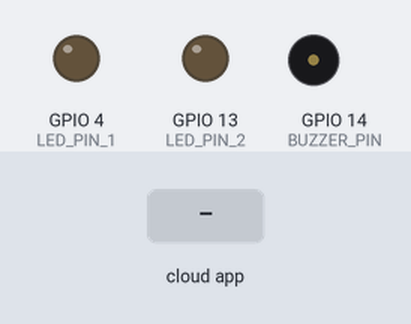
This sketch was run on a simulated ESP8266 (NodeMCU). On the bench: output pins drawn as LEDs (lit = HIGH), buzzer (waves = sounding, pin HIGH). The test bench sets the inputs (shaded band). WiFi joins after 1.5 s; servers stay silent unless stated; the Firebase database answers and starts empty; what the sketch prints to the serial monitor is not drawn.

Above: at 3.2 s.
3.3 s: the phone or cloud app sets status to 1
5.2 s: the phone or cloud app sets blink_speed to 1
8.2 s: the phone or cloud app sets brightness to 1
At 9.8 s:
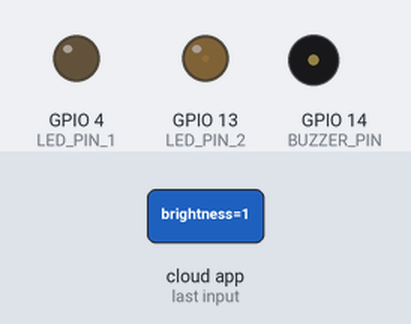
11.2 s: the phone or cloud app sets blink_speed to 0
12.7 s: the phone or cloud app sets status to 0
At 14.2 s:
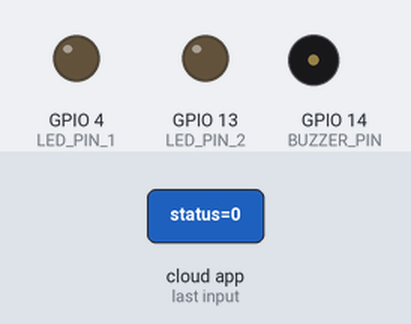
14.5 s: the phone or cloud app sets status to 1
At 15.9 s:
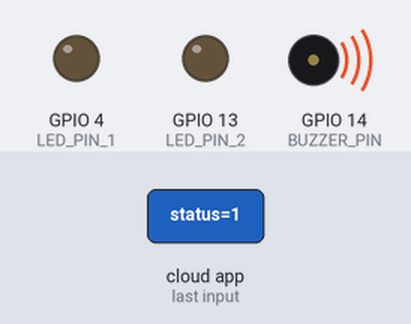
Timing chart, 0 to 17.0 s (numbered marks = the images above; inputs shaded):
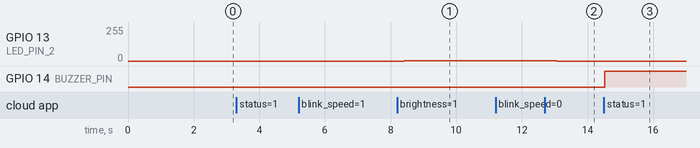

Measured:
- after the input at 8.2 s, GPIO 13 (LED_PIN_2): 0/255 → 1/255 after 0.21 s
- after the input at 12.7 s, GPIO 13 (LED_PIN_2): 1/255 → 0/255 after 0.37 s
- after the input at 14.5 s, GPIO 14 (BUZZER_PIN): LOW → HIGH at once

The sketch:

bai1_arduino.ino
```cpp
#include <ESP8266WiFi.h>
#include <FirebaseESP8266.h>

// Cấu hình WiFi
#define WIFI_SSID "Galaxy A23 1CFF"
#define WIFI_PASSWORD "hoaian0123"

// Cấu hình Firebase
#define FIREBASE_HOST "esp8266-7280d-default-rtdb.asia-southeast1.firebasedatabase.app"
#define FIREBASE_AUTH "42NYpgaX0hdhBdRd94pxhyNK42mr9e4m7xxtZ01L"

// Chọn chân LED để điều chỉnh độ sáng (D2 là chân hỗ trợ PWM)
#define LED_PIN_1 4
#define BUZZER_PIN 14  // Chân GPIO14 (D5) dùng cho loa
#define LED_PIN_2 13

int brightness = 0;
int blinkSpeed = 500;  // Thời gian chớp LED mặc định là 500ms (tốc độ)

FirebaseData firebaseData;
FirebaseConfig firebaseConfig;
FirebaseAuth firebaseAuth;

void setup() {
  Serial.begin(115200);

  // Kết nối WiFi
  WiFi.begin(WIFI_SSID, WIFI_PASSWORD);
  Serial.print("Đang kết nối WiFi...");
  while (WiFi.status() != WL_CONNECTED) {
    delay(1000);
    Serial.print(".");
  }
  Serial.println("\nKết nối WiFi thành công!");

  // Cấu hình Firebase
  firebaseConfig.host = FIREBASE_HOST;
  firebaseConfig.signer.tokens.legacy_token = FIREBASE_AUTH;

  // Bắt đầu Firebase
  Firebase.begin(&firebaseConfig, &firebaseAuth);
  Firebase.reconnectWiFi(true);

  // Khởi tạo LED và Buzzer
  pinMode(LED_PIN_1, OUTPUT); // Chân LED BUILTIN này hiện là led tích hợp của esp nên nó bị đảo ngược
  pinMode(LED_PIN_2, OUTPUT); // Chân LED BUILTIN này hiện là led tích hợp của esp nên nó bị đảo ngược
  pinMode(BUZZER_PIN, OUTPUT);  // Chân Buzzer
}

void loop() {
  // Đọc trạng thái LED từ Firebase
  if (Firebase.getInt(firebaseData, "/led/status")) {
    int ledStatus = firebaseData.intData();

    // Nếu LED được bật, điều chỉnh độ sáng LED
    if (ledStatus == 1) {
      if (Firebase.getInt(firebaseData, "/led/brightness")) {
        brightness = firebaseData.intData();
        brightness = constrain(brightness, 0, 255); // Giới hạn độ sáng từ 0-255
        analogWrite(LED_PIN_2, brightness);          // Điều chỉnh độ sáng LED
        Serial.print("Độ sáng hiện tại: ");
        Serial.println(brightness);
      } else {
        Serial.println("Không thể đọc độ sáng: " + firebaseData.errorReason());
      }

      // Đọc tốc độ chớp LED từ Firebase
      if (Firebase.getInt(firebaseData, "/led/blink_speed")) {
        blinkSpeed = firebaseData.intData();
        Serial.print("Tốc độ chớp LED: ");
        Serial.println(blinkSpeed);
      } else {
        Serial.println("Không thể đọc tốc độ chớp: " + firebaseData.errorReason());
      }

      // Chớp LED với tốc độ được điều chỉnh
      digitalWrite(LED_PIN_1, HIGH); // Bật LED
      delay(blinkSpeed);           // Chờ thời gian chớp
      digitalWrite(LED_PIN_1, LOW);  // Tắt LED
      delay(blinkSpeed);           // Chờ thời gian chớp
    } else {
      digitalWrite(LED_PIN_1, LOW); // Tắt LED nếu trạng thái là tắt
      digitalWrite(LED_PIN_2, LOW); // Tắt LED nếu trạng thái là tắt
      Serial.println("LED đã tắt.");
    }
  } else {
    Serial.println("Không thể đọc trạng thái LED: " + firebaseData.errorReason());
  }

  // Đọc trạng thái Loa (Buzzer) từ Firebase
  if (Firebase.getInt(firebaseData, "/buzzer/status")) {
    int buzzerStatus = firebaseData.intData();

    // Bật loa nếu trạng thái là 1, tắt nếu trạng thái là 0
    if (buzzerStatus == 1) {
      digitalWrite(BUZZER_PIN, HIGH);  // Bật loa
      Serial.println("Loa đã bật.");
    } else {
      digitalWrite(BUZZER_PIN, LOW);   // Tắt loa
      Serial.println("Loa đã tắt.");
    }
  } else {
    Serial.println("Không thể đọc trạng thái Loa: " + firebaseData.errorReason());
  }

  delay(1000); // Giảm tải Firebase
}
```
